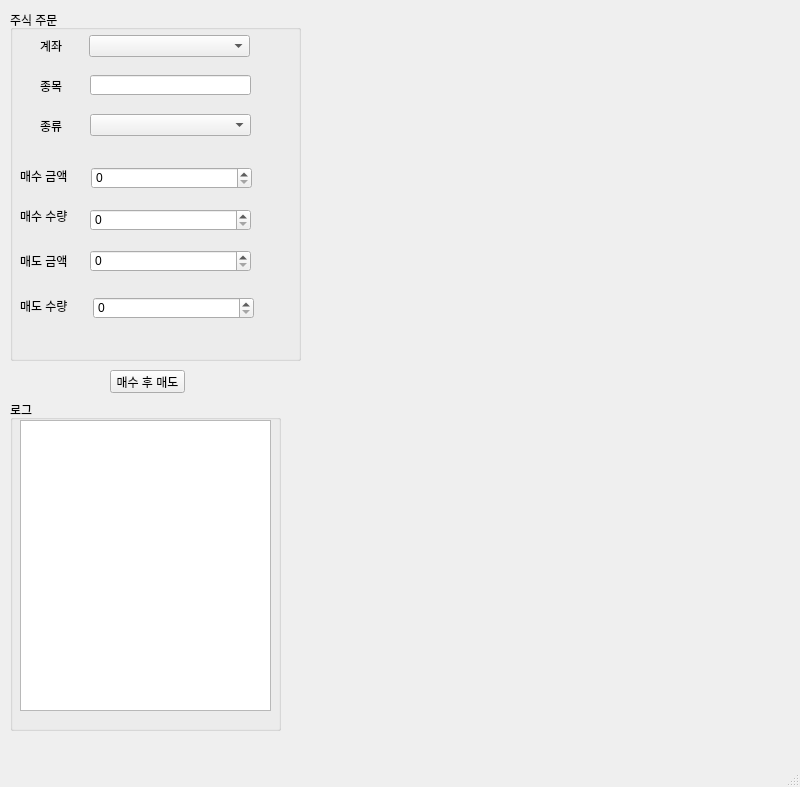
<?xml version="1.0" encoding="UTF-8"?>
<ui version="4.0">
 <class>MainWindow</class>
 <widget class="QMainWindow" name="MainWindow">
  <property name="geometry">
   <rect>
    <x>0</x>
    <y>0</y>
    <width>800</width>
    <height>787</height>
   </rect>
  </property>
  <property name="windowTitle">
   <string>Gruma One v0.1</string>
  </property>
  <property name="windowIcon">
   <iconset>
    <normaloff>stock.png</normaloff>stock.png</iconset>
  </property>
  <widget class="QWidget" name="centralwidget">
   <widget class="QGroupBox" name="groupBox">
    <property name="geometry">
     <rect>
      <x>10</x>
      <y>10</y>
      <width>291</width>
      <height>351</height>
     </rect>
    </property>
    <property name="title">
     <string>주식 주문</string>
    </property>
    <widget class="QLabel" name="label">
     <property name="geometry">
      <rect>
       <x>30</x>
       <y>30</y>
       <width>56</width>
       <height>12</height>
      </rect>
     </property>
     <property name="text">
      <string>계좌</string>
     </property>
    </widget>
    <widget class="QComboBox" name="accountComboBox">
     <property name="geometry">
      <rect>
       <x>79</x>
       <y>25</y>
       <width>161</width>
       <height>22</height>
      </rect>
     </property>
    </widget>
    <widget class="QLabel" name="label_2">
     <property name="geometry">
      <rect>
       <x>30</x>
       <y>70</y>
       <width>56</width>
       <height>12</height>
      </rect>
     </property>
     <property name="text">
      <string>종목</string>
     </property>
    </widget>
    <widget class="QLineEdit" name="lineEdit">
     <property name="geometry">
      <rect>
       <x>80</x>
       <y>65</y>
       <width>161</width>
       <height>20</height>
      </rect>
     </property>
    </widget>
    <widget class="QLabel" name="label_3">
     <property name="geometry">
      <rect>
       <x>30</x>
       <y>110</y>
       <width>56</width>
       <height>12</height>
      </rect>
     </property>
     <property name="text">
      <string>종류</string>
     </property>
    </widget>
    <widget class="QComboBox" name="comboBox_2">
     <property name="geometry">
      <rect>
       <x>80</x>
       <y>104</y>
       <width>161</width>
       <height>22</height>
      </rect>
     </property>
    </widget>
    <widget class="QLabel" name="label_4">
     <property name="geometry">
      <rect>
       <x>10</x>
       <y>160</y>
       <width>56</width>
       <height>12</height>
      </rect>
     </property>
     <property name="text">
      <string>매수 금액</string>
     </property>
    </widget>
    <widget class="QSpinBox" name="spinBox">
     <property name="geometry">
      <rect>
       <x>81</x>
       <y>157</y>
       <width>161</width>
       <height>22</height>
      </rect>
     </property>
    </widget>
    <widget class="QLabel" name="label_5">
     <property name="geometry">
      <rect>
       <x>10</x>
       <y>200</y>
       <width>56</width>
       <height>12</height>
      </rect>
     </property>
     <property name="text">
      <string>매수 수량</string>
     </property>
    </widget>
    <widget class="QSpinBox" name="spinBox_2">
     <property name="geometry">
      <rect>
       <x>80</x>
       <y>199</y>
       <width>161</width>
       <height>22</height>
      </rect>
     </property>
    </widget>
    <widget class="QLabel" name="label_6">
     <property name="geometry">
      <rect>
       <x>10</x>
       <y>245</y>
       <width>56</width>
       <height>12</height>
      </rect>
     </property>
     <property name="text">
      <string>매도 금액</string>
     </property>
    </widget>
    <widget class="QSpinBox" name="spinBox_3">
     <property name="geometry">
      <rect>
       <x>80</x>
       <y>240</y>
       <width>161</width>
       <height>22</height>
      </rect>
     </property>
    </widget>
    <widget class="QLabel" name="label_7">
     <property name="geometry">
      <rect>
       <x>10</x>
       <y>290</y>
       <width>56</width>
       <height>12</height>
      </rect>
     </property>
     <property name="text">
      <string>매도 수량</string>
     </property>
    </widget>
    <widget class="QSpinBox" name="spinBox_4">
     <property name="geometry">
      <rect>
       <x>83</x>
       <y>287</y>
       <width>161</width>
       <height>22</height>
      </rect>
     </property>
    </widget>
   </widget>
   <widget class="QPushButton" name="pushButton">
    <property name="geometry">
     <rect>
      <x>110</x>
      <y>370</y>
      <width>75</width>
      <height>23</height>
     </rect>
    </property>
    <property name="text">
     <string>매수 후 매도</string>
    </property>
   </widget>
   <widget class="QGroupBox" name="groupBox_2">
    <property name="geometry">
     <rect>
      <x>10</x>
      <y>400</y>
      <width>271</width>
      <height>331</height>
     </rect>
    </property>
    <property name="title">
     <string>로그</string>
    </property>
    <widget class="QTextEdit" name="logTextEdit">
     <property name="geometry">
      <rect>
       <x>10</x>
       <y>20</y>
       <width>251</width>
       <height>291</height>
      </rect>
     </property>
    </widget>
   </widget>
  </widget>
  <widget class="QMenuBar" name="menubar">
   <property name="geometry">
    <rect>
     <x>0</x>
     <y>0</y>
     <width>800</width>
     <height>21</height>
    </rect>
   </property>
  </widget>
  <widget class="QStatusBar" name="statusbar"/>
 </widget>
 <resources/>
 <connections/>
</ui>
